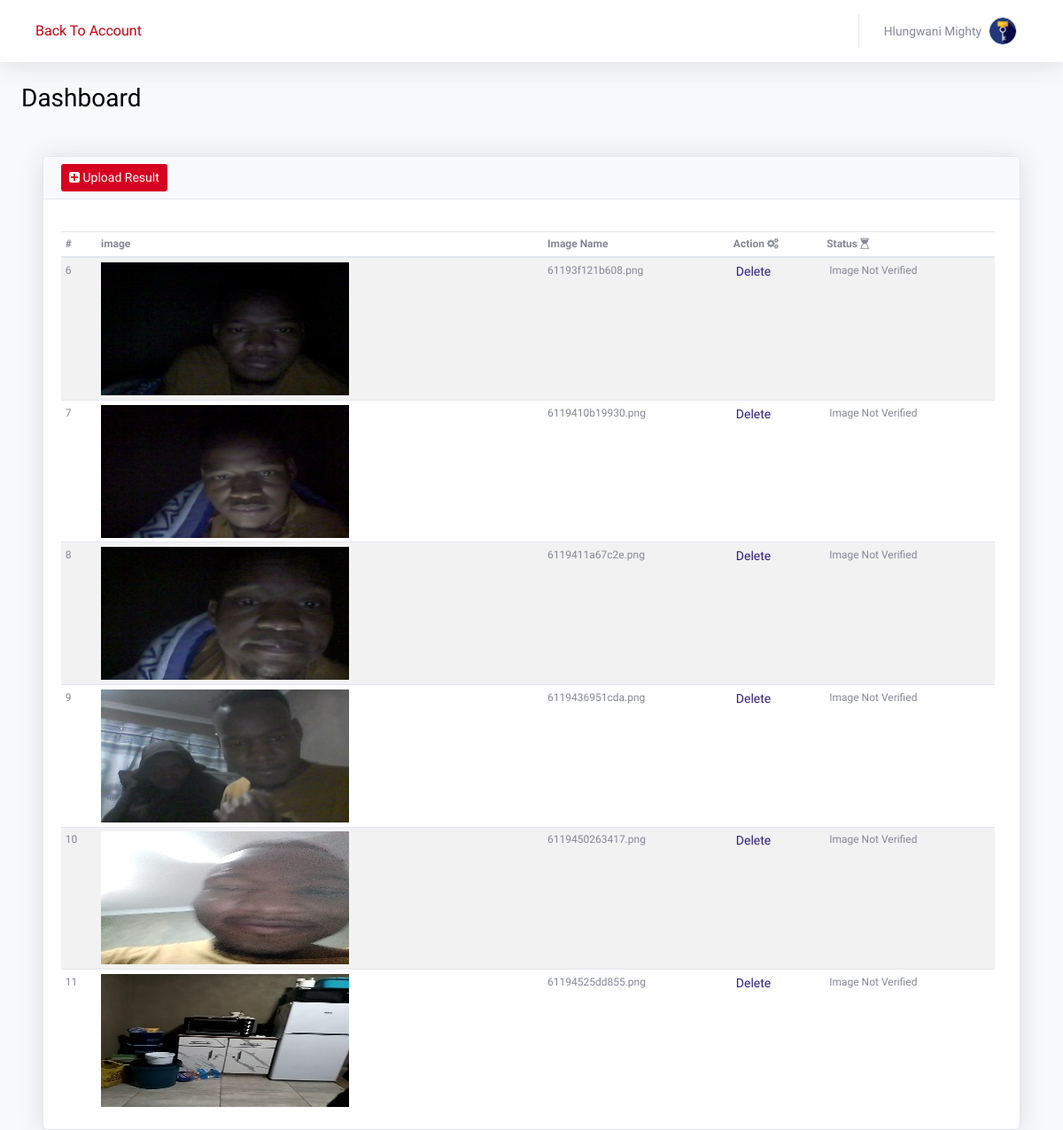
The page /photographer/images.php (signed in) on the database its author committed.
### tables this page shows
CREATE TABLE `staff` (
  `staff_id` int(11) NOT NULL,
  `sadmin_id` int(11) NOT NULL,
  `first_name` varchar(255) NOT NULL,
  `last_name` varchar(255) NOT NULL,
  `id_number` varchar(255) NOT NULL,
  `position` varchar(255) NOT NULL,
  `email` varchar(255) NOT NULL,
  `phone` varchar(255) NOT NULL,
  `password` varchar(255) NOT NULL,
  `otp` varchar(255) NOT NULL
);

CREATE TABLE `photograph` (
  `photo_id` int(11) NOT NULL,
  `staff_id` int(11) NOT NULL,
  `image` varchar(255) NOT NULL,
  `date` timestamp NOT NULL DEFAULT CURRENT_TIMESTAMP ON UPDATE CURRENT_TIMESTAMP,
  `verified` varchar(1) NOT NULL
);

### photographer/images.php (the view, shortened to what this page needs)
<!DOCTYPE html>
<html>
<?php
    include 'connect.php';
      if(!isset($_SESSION))
      {
          $email=$_SESSION['email'];
          $id=$_SESSION['staff_id'];
      }
      $qry="SELECT * from staff where email='$email'";
      $res=mysqli_query($conn,$qry);
      $data=mysqli_fetch_array($res);
    ?>
<head>
    <link rel="stylesheet" href="assets/bootstrap/css/bootstrap.min.css">
    <link rel="stylesheet" href="assets/fonts/fontawesome-all.min.css">
    <link rel="stylesheet" href="assets/fonts/font-awesome.min.css">
    <link rel="stylesheet" href="assets/fonts/fontawesome5-overrides.min.css">
    <link rel="stylesheet" href="https://cdn.datatables.net/buttons/1.6.5/css/buttons.dataTables.min.css">
    <link rel="stylesheet" href="https://cdnjs.cloudflare.com/ajax/libs/aos/2.3.4/aos.css">
    <link rel="stylesheet" href="https://cdnjs.cloudflare.com/ajax/libs/datatables/1.10.21/css/dataTables.bootstrap4.min.css">
    <link rel="stylesheet" href="assets/css/Pretty-Registration-Form.css">
</head>
<body id="page-top" style="font-family: Alata, sans-serif;font-weight: 60;">
    <div id="wrapper">
        <div class="d-flex flex-column" id="content-wrapper">
            <div id="content" style="opacity: 1;">
                <nav class="navbar navbar-light navbar-expand bg-white shadow mb-4 topbar static-top">
                    <div class="container-fluid"><button class="btn btn-link d-md-none rounded-circle mr-3" id="sidebarToggleTop" type="button"><i class="fas fa-bars"></i></button>
                    <div class="container-fluid"><a href="dashboard.php" style="font-weight: 6;color: rgb(199,0,15);">Back To Account</a>
                    <ul class="navbar-nav flex-nowrap ml-auto">
                            <li class="nav-item dropdown no-arrow">
                                <div class="nav-item dropdown no-arrow"><a class="dropdown-toggle nav-link" aria-expanded="false" data-toggle="dropdown" href="#"><span class="d-none d-lg-inline mr-2 text-gray-600 small" style="font-family: Alata, sans-serif;font-weight: 60;font-size: 13.8px;"><?php echo $data['last_name'].' '. $data['first_name'];?></span><img class="border rounded-circle img-profile" src="assets/img/password-key-pngrepo-com.png"></a>
                                </div>
                            </li>
                        </ul>
                    </div>
                </nav>
                <div class="container-fluid" style="opacity: 1;">
                    <div class="d-sm-flex justify-content-between align-items-center mb-4">
                        <h3 class="mb-0" style="font-family: Alata, sans-serif;color: rgb(0,0,0);">Dashboard</h3>
                    </div>
                    <div class="row">
                        <div class="col">
                            <section class="mt-4">
                                <div class="container-fluid">
                                    <div class="row">
                                        <div class="col">
                                            <div class="card shadow">
                                                <div class="card-header py-2"><a class="btn btn-sm" role="button" style="background: #d60020;color: rgb(255,255,255);font-weight: 60;" href="uploadpic.php?edt=<?php echo $data['staff_id'] ?>"><i class="fa fa-plus-square"></i>&nbsp;Upload Result</a></div>
                                                <div class="card-body" style="font-size: 12px;font-weight: 10;">
                                                    <div class="table-responsive table mb-0 pt-3 pr-2">
                                                        <table class="table table-striped table-sm my-0 mydatatable">
                                                            <thead>
                                                                <tr>
                                                                    <th>#</th>
                                                                    <th>image</th>
                                                                    <th>Image Name</th>
                                                                    <th>Action&nbsp;<i class="fa fa-cogs"></i></th>
                                                                    <th>Status&nbsp;<i class="fa fa-hourglass-start"></i></th>
                                                                </tr>
                                                            </thead>
                                                            <?PHP
              $query="SELECT * from photograph where staff_id='$id'";
              $result=mysqli_query($conn,$query);
              $rows=mysqli_num_rows($result);
              if ($rows>0) {
                ?>
                                                            <tbody>
                                                            <?php
                                                            while ($rows=mysqli_fetch_array($result)) {
                                                          ?>
                                                                <tr>
                                                                    <td><?php echo $rows['photo_id']; ?></td>
                                                                    <td><img src="images/<?php echo $rows['image'];?>" style="width: 280px;height:150px;"></td>
                                                                    <td><?php echo $rows['image']; ?></td>
                                                                    <td>
                                                                        <p><a href="del.php?edt=<?php echo $rows['photo_id']  ?>" style="color: rgb(48,28,129);font-size: 14px;">Delete</a> </p>
                                                                    </td>
                                                                    <td>
                                                                        <p>&nbsp;<?php if($rows['verified'] > 0){  echo 'Imgae Verfied';}else{  echo 'Image Not Verified'; } ?></p>
                                                                    </td>
                                                                </tr>
                                                                <?php
                }
                ?>
                                                            </tbody>
                                                        </table>
                                                        <?php
                                                }else{
                                                  ?>
                                                  <?php
                                                } ?>
                                                    </div>
                                                </div>
                                            </div>
                                        </div>
                                    </div>
                                </div>
                            </section>
                        </div>
                    </div>
                </div>
            </div>
        </div>
    </div>
</body>
</html>

### rows shown on the page
staff: last_name "Hlungwani", first_name "Mighty"
photograph: photo_id "6", image (picture), image "61193f121b608.png", verified "Image Not Verified"
photograph: photo_id "7", image (picture), image "6119410b19930.png", verified "Image Not Verified"
photograph: photo_id "8", image (picture), image "6119411a67c2e.png", verified "Image Not Verified"
photograph: photo_id "9", image (picture), image "6119436951cda.png", verified "Image Not Verified"
photograph: photo_id "10", image (picture), image "6119450263417.png", verified "Image Not Verified"
photograph: photo_id "11", image (picture), image "61194525dd855.png", verified "Image Not Verified"
